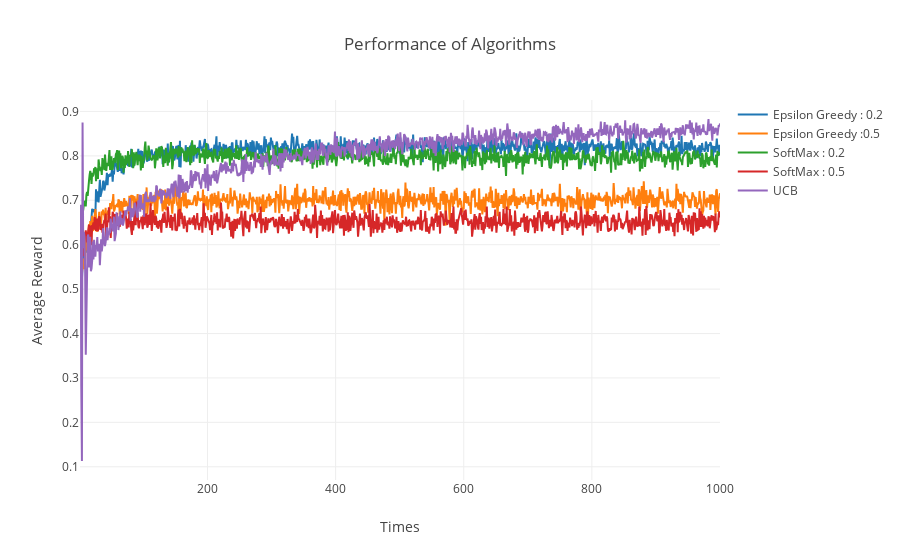

The notebook cell saved with this chart:
### Markdown cell above
### Visualize

### Code cell
average_rewards(result_list,  
                ["Epsilon Greedy : 0.2", "Epsilon Greedy :0.5", 
                 "SoftMax : 0.2", "SoftMax : 0.5", "UCB"])

### Figure 1 — Plotly figure (JSON) as saved in the notebook; plotly's stock layout.template omitted (floating-point values rounded to 4 significant figures; data arrays with more than 128 entries replaced by an {"elided": "..."} marker saying what was removed)
{"data": [{"mode": "lines", "name": "Epsilon Greedy : 0.2", "type": "scatter", "uid": "78cb5b", "x": {"elided": "1000 int values"}, "y": {"elided": "1000 float values"}}, {"mode": "lines", "name": "Epsilon Greedy :0.5", "type": "scatter", "uid": "dce318", "x": {"elided": "1000 int values"}, "y": {"elided": "1000 float values"}}, {"mode": "lines", "name": "SoftMax : 0.2", "type": "scatter", "uid": "cc608c", "x": {"elided": "1000 int values"}, "y": {"elided": "1000 float values"}}, {"mode": "lines", "name": "SoftMax : 0.5", "type": "scatter", "uid": "0a9614", "x": {"elided": "1000 int values"}, "y": {"elided": "1000 float values"}}, {"mode": "lines", "name": "UCB", "type": "scatter", "uid": "e328fb", "x": {"elided": "1000 int values"}, "y": {"elided": "1000 float values"}}], "layout": {"autosize": true, "title": "Performance of Algorithms", "xaxis": {"autorange": true, "range": [1, 1000], "title": "Times", "type": "linear"}, "yaxis": {"autorange": true, "range": [0.07022, 0.9258], "title": "Average Reward", "type": "linear"}}}
